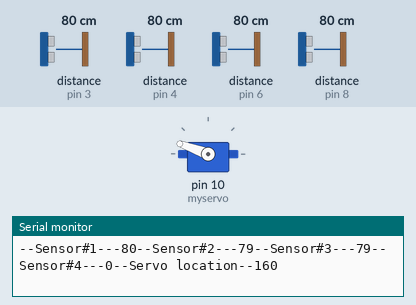
Recording of a sketch running on a simulated Arduino Uno, built with avr-gcc and run on an emulated ATmega328P. Parts: servo, the last lines printed to the serial monitor. Wiring (inferred from the names in the program): 4 × ultrasonic range finder: trigger pin 2, echo pin 3 / trigger pin 5, echo pin 4 / trigger pin 7, echo pin 6 / trigger pin 9, echo pin 8. The test bench sets the inputs (shaded band); at power-on: distance to the obstacle (sensors on pin 3, pin 4, pin 8, pin 6) 80 cm. The echo pulse lasts 58.3 µs per cm.

Above: at 1.29 s.
1.3 s: distance to the obstacle (sensor on pin 3) set to 12 cm
At 1.46 s:
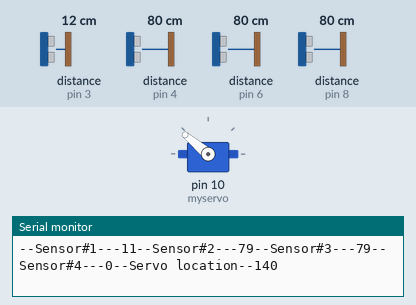
4.3 s: distance to the obstacle (sensor on pin 3) set to 9 cm
At 4.36 s:
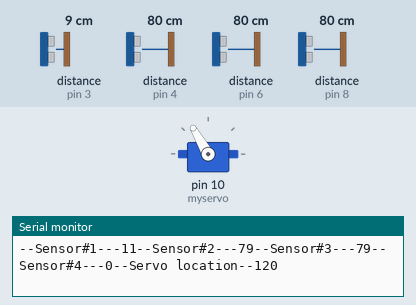
7.3 s: distance to the obstacle (sensor on pin 4) set to 12 cm
10.3 s: distance to the obstacle (sensor on pin 4) set to 9 cm
13.3 s: distance to the obstacle (sensor on pin 8) set to 12 cm
16.3 s: distance to the obstacle (sensor on pin 8) set to 9 cm
Timing chart, 0 to 20.3 s (numbered marks = the images above; inputs shaded):
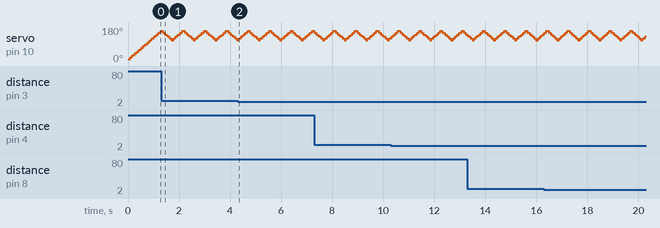

The sketch:

3_sensor_millis_project.ino
```cpp
#include <Servo.h>

///this is the distance sensor stuff
const int trigPin2 = 2;
const int echoPin3 = 3;
//////
const int trigPin5 = 5;
const int echoPin4 = 4;
//////
const int trigPin7 = 7;
const int echoPin6 = 6;
/////
const int trigPin9 =9;
const int echoPin8 = 8;
////
unsigned long currentTime = 0;
const unsigned long eventinterval = 50;
unsigned long previoustime = 0;

unsigned long duration1 = 0;
unsigned long distance1 = 0;

unsigned long duration2 = 0;
unsigned long distance2 = 0;

unsigned long duration3 = 0;
unsigned long distance3 = 0;

unsigned long duration4 = 0;
unsigned long distance4 = 0;
////this is the servo motor stuff
Servo myservo;
boolean serv = false;
int x = 0;

void setup() {
  // put your setup code here, to run once:
  myservo.attach(10);
  myservo.write(x);
  Serial.begin(9600);

  pinMode(2,OUTPUT);
digitalWrite(2, LOW);
pinMode(3, INPUT);

  pinMode(5, OUTPUT);
  digitalWrite(5, LOW);
  pinMode(4, INPUT);

   pinMode(7, OUTPUT);
  digitalWrite(7, LOW);
  pinMode(6, INPUT);

  pinMode(9, OUTPUT);
  digitalWrite(9, LOW);
  pinMode(8, INPUT);
}

void loop() {
  // put your main code here, to run repeatedly:
currentTime = millis();
sensor1();
sensor2();
sensor3();
sensor4();
Serial.print("--Sensor#1---");
Serial.print(distance1);
Serial.print("--Sensor#2---");
Serial.print(distance2);
Serial.print("--Sensor#3---");
Serial.print(distance3);
Serial.print("--Sensor#4---");
Serial.print(distance4);
Serial.print("--Servo location--");
  servocode();
  Serial.print(x);
Serial.println();

//digitalWrite(13, LOW);

}

void sensor1()
{
  if(currentTime - previoustime >= eventinterval)
{
  digitalWrite(trigPin2, HIGH);
}
if(currentTime - previoustime+10 >= eventinterval)
{
  digitalWrite(trigPin2, LOW);
  duration1 = pulseIn(echoPin3, HIGH);
}
distance1 = (duration1*.0343)/2;

}

void sensor2()
{
  if(currentTime - previoustime >= eventinterval)
{
  digitalWrite(trigPin5, HIGH);
}
if(currentTime - previoustime+10 >= eventinterval)
{
  digitalWrite(trigPin5, LOW);
  duration2 = pulseIn(echoPin4, HIGH);
}
distance2 = (duration2*.0343)/2;

}

void sensor3()
{
  if(currentTime - previoustime >= eventinterval)
{
  digitalWrite(trigPin7, HIGH);
}
if(currentTime - previoustime+10 >= eventinterval)
{
  digitalWrite(trigPin7, LOW);
  duration3 = pulseIn(echoPin6, HIGH);
}
distance3 = (duration3*.0343)/2;

}

void sensor4()
{
  if(currentTime - previoustime >= eventinterval)
{
  digitalWrite(trigPin9, HIGH);
}
if(currentTime - previoustime+10 >= eventinterval)
{
  digitalWrite(trigPin9, LOW);
  duration3 = pulseIn(echoPin8, HIGH);
}
distance3 = (duration3*.0343)/2;

}


void servocode()
{
  if(x >= 160)
{
  serv = true;
}
if(x <= 110)
{
  serv = false;
}
if(serv == false)
{
  x+=10;
  myservo.write(x);
}
if(serv == true)
{
  x-=10;
  myservo.write(x);
}
}
```

Measured:
- the behaviour switches between 11 and 10 cm on distance to the obstacle (sensor on pin 3) (found by bisection; images 1 and 2)
- by itself, servo on pin 10 (myservo): repeats every 0.82 s: 160° 0.08 s, 150° 0.08 s, 140° 0.08 s, 130° 0.08 s, 120° 0.08 s, 110° 0.08 s, 120° 0.08 s, 130° 0.08 s, 140° 0.08 s, 150° 0.08 s
